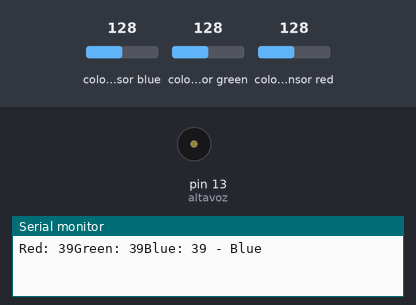
The sketch below on a simulated Arduino Uno, built with avr-gcc and run on an emulated ATmega328P. Parts: buzzer (waves = sounding), the last lines printed to the serial monitor. Wiring (inferred from the names in the program): TCS3200 colour sensor: output pin 10; S2 pin 12; S3 pin 11; S0 pin 8; S1 pin 9. The inputs (shaded band) are chosen by the test bench; at power-on: colour sensor blue 128, colour sensor green 128, colour sensor red 128.

Above: at 1.2 s.
1.3 s: colour sensor blue set to 5
At 5.9 s:
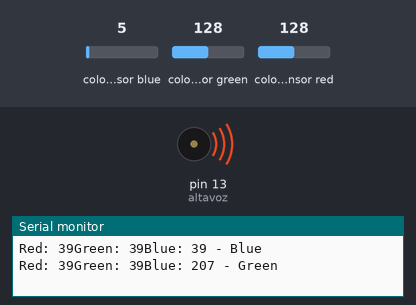
Timing chart, 0 to 10.0 s (numbered marks = the images above; inputs shaded):
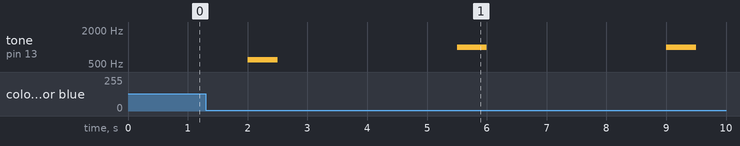

Measured:
- by itself, tone on pin 13 (altavoz): repeats every 3.5 s: silent 3.0 s, 1000 Hz 0.50 s

The sketch:

tcs3200_deteccion_color.ino
```cpp
//variables
const int r = 2;
const int g = 4;
const int b = 3;
const int w = 5;
const int altavoz = 13;
const int s0 = 8;
const int s1 = 9;
const int s2 = 12;
const int s3 = 11;
const int out = 10;
byte countRed = 0;
byte countGreen = 0;
byte countBlue = 0;

//setup
void setup() {
   Serial.begin(9600);
   pinMode(s0, OUTPUT);
   pinMode(s1, OUTPUT);
   pinMode(s2, OUTPUT);
   pinMode(s3, OUTPUT);
   pinMode(out, INPUT);
   digitalWrite(s0, HIGH);
   digitalWrite(s1, HIGH);
}//endsetup

//loop
void loop() {
   getColor(); //inicializamos la busqueda de colores
   Serial.print("Red: ");
   Serial.print(countRed, DEC);
   Serial.print("Green: ");
   Serial.print(countGreen, DEC);
   Serial.print("Blue: ");
   Serial.print(countBlue, DEC);
   if (countRed < countBlue && countGreen > 100 && countRed < 220) //si es rojo
   {
      Serial.println(" - Red");
      digitalWrite(r,HIGH);
      digitalWrite(b,LOW);
      digitalWrite(g,LOW);
      digitalWrite(w,LOW);
      delay(2000);
      tone(altavoz, 440);
      delay(500);
      noTone(altavoz);
   }
   else if (countBlue < 50 && countBlue < 60) //si es azul
   {
      Serial.println(" - Blue");
      digitalWrite(b,HIGH);
      digitalWrite(r,LOW);
      digitalWrite(g,LOW);
      digitalWrite(w,LOW);
      delay(2000);
      tone(altavoz, 600);
      delay(500);
      noTone(altavoz);
   }
   else if (countGreen < 140 && countGreen < 150) // si es verde
   {
      Serial.println(" - Green");
      digitalWrite(g,HIGH);
      digitalWrite(r,LOW);
      digitalWrite(b,LOW);
      digitalWrite(w,LOW);
      delay(2000);
      tone(altavoz, 1000);
      delay(500);
      noTone(altavoz);
   }
   else { // si no es ningun color de los anteriores
      Serial.println("-");
      digitalWrite(w,HIGH);
      digitalWrite(r,LOW);
      digitalWrite(g,LOW);
      digitalWrite(b,LOW);
   }
   delay(1000);
}//endloop

//getcolor
void getColor()
{
   digitalWrite(s2, LOW);
   digitalWrite(s3, LOW);
   countRed = pulseIn(out, digitalRead(out) == HIGH ? LOW : HIGH);
   digitalWrite(s3, HIGH);
   countBlue = pulseIn(out, digitalRead(out) == HIGH ? LOW : HIGH);
   digitalWrite(s2, HIGH);
   countGreen = pulseIn(out, digitalRead(out) == HIGH ? LOW : HIGH);
}//endgetColor
```
